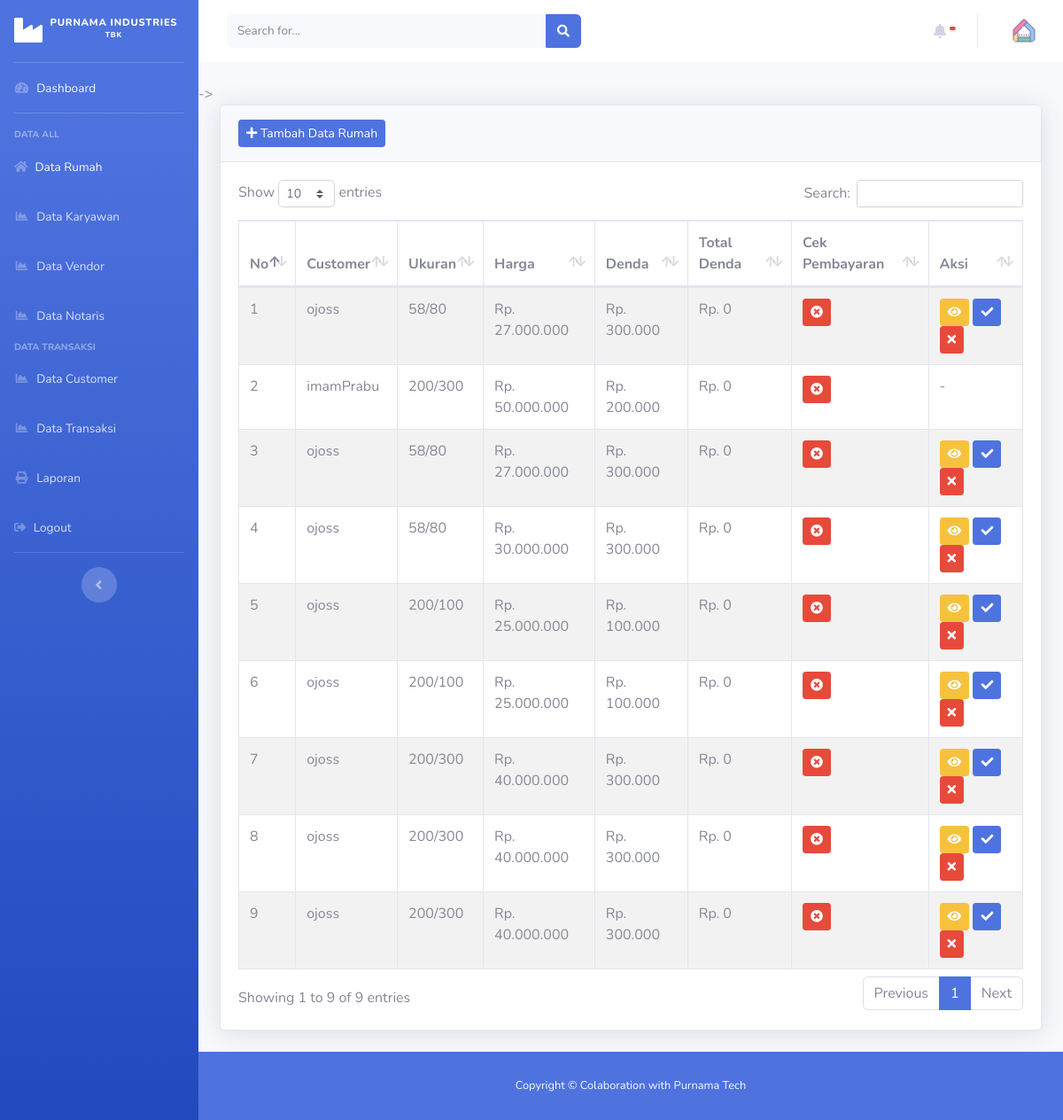
Before: /index.php/admin/transaksi with the older database file.
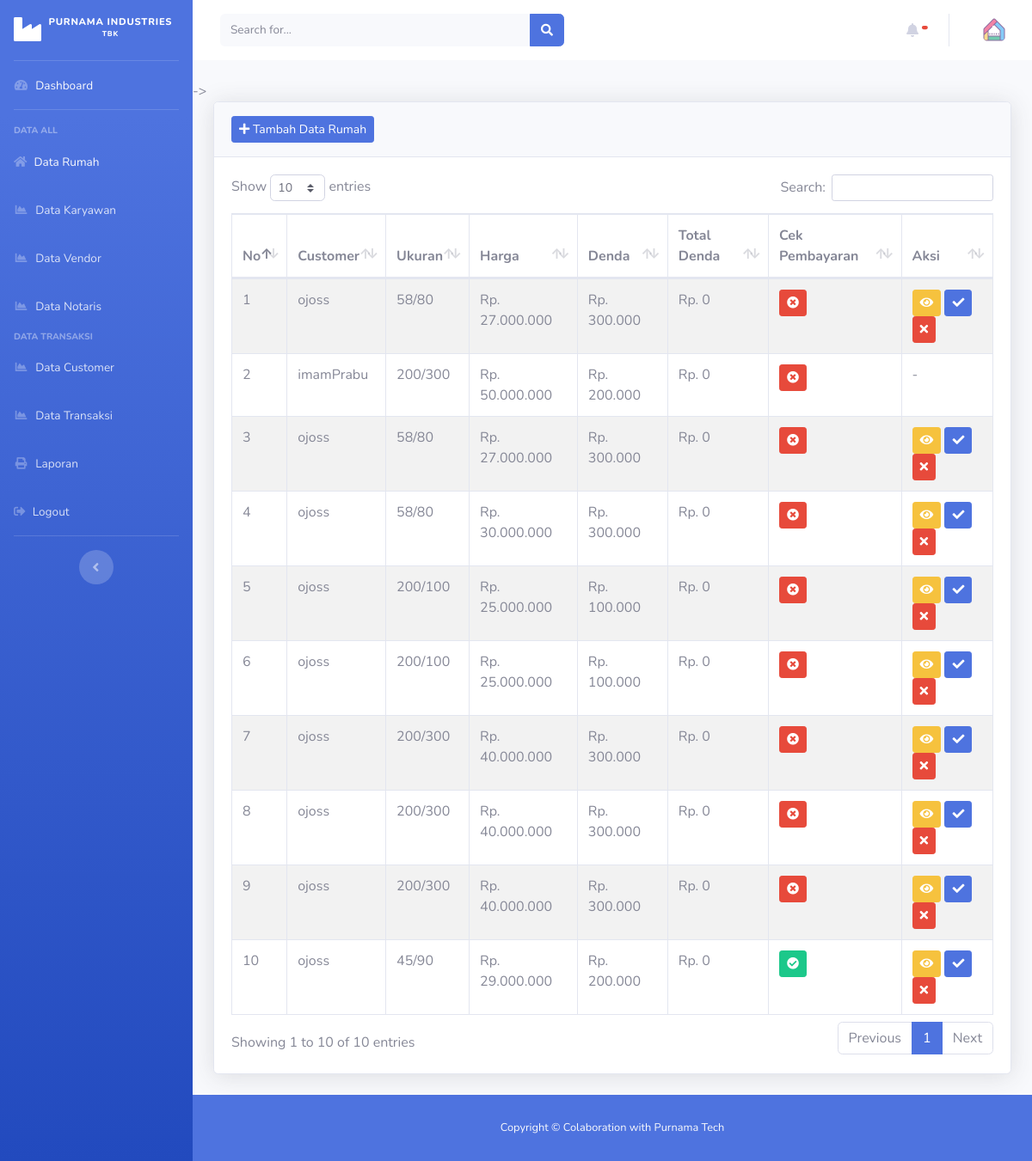
After: the same page with the newer database file.
### tables this page shows
CREATE TABLE `transaksi` (
  `id_booking` int(20) NOT NULL,
  `id_customer` int(20) NOT NULL,
  `id_rumah` int(20) NOT NULL,
  `tgl_sewa` date NOT NULL,
  `tanggal_selesai` date NOT NULL,
  `harga` int(20) NOT NULL,
  `denda` int(20) NOT NULL,
  `tgl_pengembalian` date NOT NULL,
  `total_denda` int(20) NOT NULL,
  `status_pengembalian` varchar(20) NOT NULL,
  `status_sewa` varchar(20) NOT NULL,
  `bukti_pembayaran` varchar(40) NOT NULL,
  `status_pembayaran` int(11) NOT NULL
);

CREATE TABLE `customer` (
  `id_customer` int(20) NOT NULL,
  `nama` varchar(20) NOT NULL,
  `username` varchar(20) NOT NULL,
  `alamat` varchar(30) NOT NULL,
  `jenis_kelamin` varchar(20) NOT NULL,
  `no_telepon` varchar(20) NOT NULL,
  `no_ktp` varchar(30) NOT NULL,
  `password` varchar(100) NOT NULL,
  `role_id` int(11) NOT NULL
);

CREATE TABLE `rumah` (
  `id_rumah` int(20) NOT NULL,
  `kode_type` varchar(20) NOT NULL,
  `ukuran` varchar(20) NOT NULL,
  `no_rumah` varchar(20) NOT NULL,
  `warna` varchar(20) NOT NULL,
  `status` varchar(20) NOT NULL,
  `harga` int(20) NOT NULL,
  `denda` int(20) NOT NULL,
  `jumlah_pembangunan` varchar(20) NOT NULL,
  `gambar` varchar(100) NOT NULL
);

### application/controllers/admin/transaksi.php (called while the page is built, shortened)
<?php
class Transaksi extends CI_Controller
{
    public function index()
    {
        $data['transaksi'] = $this->db->query(" SELECT * FROM transaksi tr, rumah rm, customer cs WHERE tr.id_rumah=rm.id_rumah AND tr.id_customer=cs.id_customer")->result();
        $this->load->view('templates_admin/header');
        $this->load->view('templates_admin/sidebar');
        $this->load->view('admin/data_transaksi', $data);
        $this->load->view('templates_admin/footer');
    }
}

### index.php (called while the page is built, shortened)
<?php
require_once BASEPATH.'core/CodeIgniter.php';

### application/views/admin/data_transaksi.php (the view, shortened to what this page needs)
<div class="container-fluid">
    <div class="card shadow mb-4">
        <div class="card-header py-3">
            <a href=" <?= base_url('admin/data_rumah/tambahDataRumah') ?> " class="btn btn-primary btn-sm"> <i class="fas fa-plus"></i> Tambah Data Rumah</a>
        </div>
        <div class="card-body">
            <div class="table-responsive">
                <table class="table table-bordered table-hover table-striped " id="dataTable" width="100%" cellspacing="0">
                    <thead>
                        <tr>
                            <th>No</th>
                            <th>Customer</th>
                            <th>Ukuran</th>
                            <th>Harga</th>
                            <th>Denda</th>
                            <th>Total Denda</th>
                            <th>Cek Pembayaran</th>
                            <th>Aksi</th>
                        </tr>
                    </thead>
                    <tbody>
                        <?php
                        $no = 1;
                        foreach ($transaksi as $tr) : ?>
                            <tr>
                                <td><?= $no++ ?></td>
                                <td><?= $tr->nama ?></td>
                                <td><?= $tr->ukuran ?></td>
                                <td>Rp. <?= number_format($tr->harga, 0, ',', '.') ?></td>
                                <td>Rp. <?= number_format($tr->denda, 0, ',', '.') ?></td>
                                <td>Rp. <?= number_format($tr->total_denda, 0, ',', '.') ?></td>
                                <td> <?php if (empty($tr->bukti_pembayaran)) { ?>
                                        <button class="btn btn-sm btn-danger"><i class="fas fa-times-circle"></i></button>
                                    <?php } else { ?>
                                        <a href="<?= base_url('admin/transaksi/cek_pembayaran/' . $tr->id_booking) ?>" class="btn btn-sm btn-success"><i class="fas fa-check-circle"></i></a>
                                    <?php } ?>
                                </td>
                                <td> <?php
                                        if ($tr->status == "1") {
                                            echo "-";
                                        } else { ?>
                                        <a href=" <?= base_url('admin/transaksi/detail_customer/') . $tr->id_booking ?>  " class="btn btn-warning btn-sm "> <i class="fas fa-eye"> </i></a>
                                        <a href=" <?= base_url('admin/transaksi/transaksi_selesai/') . $tr->id_booking ?>  " class="btn btn-primary btn-sm "> <i class="fas fa-check"> </i></a>
                                        <a href=" <?= base_url('admin/transaksi/batal_transaksi/') . $tr->id_booking ?>  " class="btn btn-danger btn-sm "> <i class="fas fa-times"> </i></a>
                                    <?php } ?>
                                </td>
                            </tr>
                        <?php endforeach ?>
                    </tbody>
                </table>
            </div>
        </div>
    </div>
</div>

Changed rows visible on the page:
added transaksi: id_customer.nama "ojoss", id_rumah.ukuran "45/90", id_rumah.harga "29.000.000", id_rumah.denda "200.000", total_denda "0"
Other visible differences:
text written by a page script: "Show entries Search: Showing 1 to 9 of 9 entries Previous 1 Next" → "Show entries Search: Showing 1 to 10 of 10 entries Previous 1 Next"
